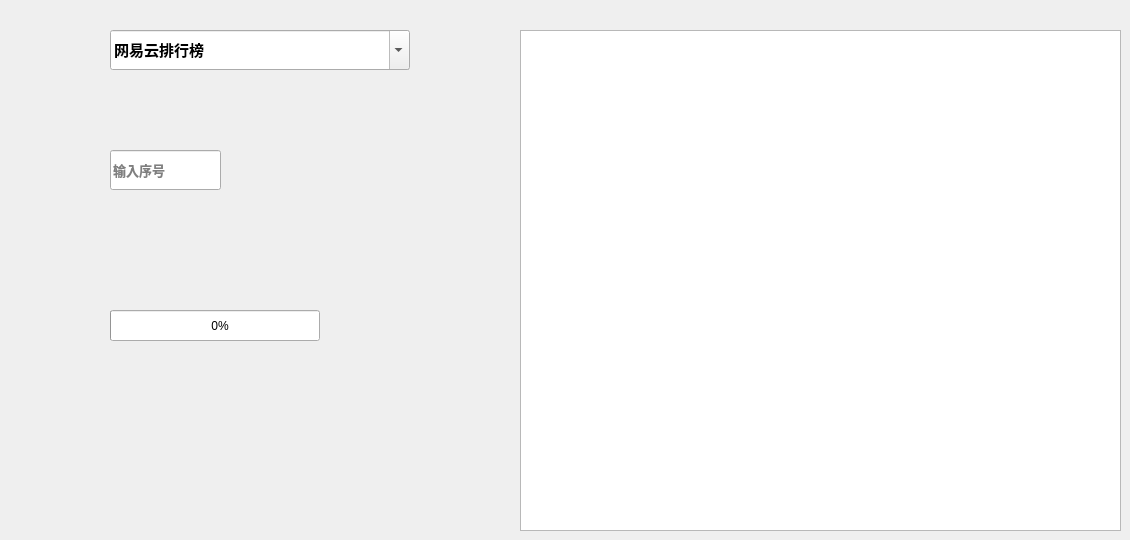
   <widget class="QWidget" name="tab_2">
    <attribute name="title">
     <string>排行榜</string>
    </attribute>
    <widget class="QComboBox" name="comboBox">
     <property name="geometry">
      <rect>
       <x>110</x>
       <y>30</y>
       <width>300</width>
       <height>40</height>
      </rect>
     </property>
     <property name="font">
      <font>
       <family>思源黑体 CN Bold</family>
       <pointsize>11</pointsize>
       <weight>75</weight>
       <italic>false</italic>
       <bold>true</bold>
       <underline>false</underline>
       <strikeout>false</strikeout>
      </font>
     </property>
     <property name="editable">
      <bool>true</bool>
     </property>
     <property name="duplicatesEnabled">
      <bool>false</bool>
     </property>
     <property name="frame">
      <bool>true</bool>
     </property>
     <item>
      <property name="text">
       <string>网易云排行榜</string>
      </property>
     </item>
     <item>
      <property name="text">
       <string>云音乐飙升榜</string>
      </property>
     </item>
     <item>
      <property name="text">
       <string>云音乐新歌榜</string>
      </property>
     </item>
     <item>
      <property name="text">
       <string>网易原创歌曲榜</string>
      </property>
     </item>
     <item>
      <property name="text">
       <string>云音乐热歌榜</string>
      </property>
     </item>
     <item>
      <property name="text">
       <string>云音乐说唱榜</string>
      </property>
     </item>
     <item>
      <property name="text">
       <string>云音乐古典音乐榜</string>
      </property>
     </item>
     <item>
      <property name="text">
       <string>云音乐电音榜</string>
      </property>
     </item>
     <item>
      <property name="text">
       <string>抖音排行榜</string>
      </property>
     </item>
     <item>
      <property name="text">
       <string>新声榜</string>
      </property>
     </item>
     <item>
      <property name="text">
       <string>云音乐ACG音乐榜</string>
      </property>
     </item>
     <item>
      <property name="text">
       <string>云音乐韩语榜</string>
      </property>
     </item>
     <item>
      <property name="text">
       <string>云音乐国电榜</string>
      </property>
     </item>
     <item>
      <property name="text">
       <string>英国Q杂志中文版周榜</string>
      </property>
     </item>
     <item>
      <property name="text">
       <string>电竞音乐榜</string>
      </property>
     </item>
     <item>
      <property name="text">
       <string>UK排行榜周榜</string>
      </property>
     </item>
     <item>
      <property name="text">
       <string>美国Billboard周榜</string>
      </property>
     </item>
     <item>
      <property name="text">
       <string>Beatport全球电子舞曲榜</string>
      </property>
     </item>
     <item>
      <property name="text">
       <string>KTV唛榜</string>
      </property>
     </item>
     <item>
      <property name="text">
       <string>iTunes榜</string>
      </property>
     </item>
     <item>
      <property name="text">
       <string>日本Oricon周榜</string>
      </property>
     </item>
     <item>
      <property name="text">
       <string>Hit FM Top榜</string>
      </property>
     </item>
     <item>
      <property name="text">
       <string>台湾Hito排行榜</string>
      </property>
     </item>
     <item>
      <property name="text">
       <string>云音乐欧美热歌榜</string>
      </property>
     </item>
     <item>
      <property name="text">
       <string>云音乐欧美新歌榜</string>
      </property>
     </item>
     <item>
      <property name="text">
       <string>法国 NRJ Vos Hits 周榜</string>
      </property>
     </item>
     <item>
      <property name="text">
       <string>中国新乡村音乐排行榜</string>
      </property>
     </item>
    </widget>
    <widget class="QTextEdit" name="top_textEdit">
     <property name="geometry">
      <rect>
       <x>520</x>
       <y>30</y>
       <width>601</width>
       <height>501</height>
      </rect>
     </property>
    </widget>
    <widget class="QLineEdit" name="top_lineEdit">
     <property name="geometry">
      <rect>
       <x>110</x>
       <y>150</y>
       <width>111</width>
       <height>40</height>
      </rect>
     </property>
     <property name="font">
      <font>
       <family>思源黑体 CN Bold</family>
       <pointsize>10</pointsize>
       <weight>75</weight>
       <italic>false</italic>
       <bold>true</bold>
       <underline>false</underline>
       <strikeout>false</strikeout>
      </font>
     </property>
     <property name="frame">
      <bool>true</bool>
     </property>
     <property name="placeholderText">
      <string>输入序号</string>
     </property>
    </widget>
    <widget class="QPushButton" name="top_pushButton">
     <property name="geometry">
      <rect>
       <x>270</x>
       <y>145</y>
       <width>50</width>
       <height>50</height>
      </rect>
     </property>
     <property name="font">
      <font>
       <family>思源黑体 CN Bold</family>
       <pointsize>10</pointsize>
       <weight>75</weight>
       <italic>false</italic>
       <bold>true</bold>
       <underline>false</underline>
       <strikeout>false</strikeout>
      </font>
     </property>
     <property name="toolTip">
      <string>下载音乐</string>
     </property>
     <property name="text">
      <string/>
     </property>
     <property name="icon">
      <iconset>
       <normaloff>Image/dowload.png</normaloff>Image/dowload.png</iconset>
     </property>
     <property name="iconSize">
      <size>
       <width>50</width>
       <height>50</height>
      </size>
     </property>
     <property name="flat">
      <bool>true</bool>
     </property>
    </widget>
    <widget class="QLabel" name="top_show_label">
     <property name="geometry">
      <rect>
       <x>110</x>
       <y>220</y>
       <width>301</width>
       <height>40</height>
      </rect>
     </property>
     <property name="font">
      <font>
       <family>微软雅黑</family>
       <pointsize>12</pointsize>
       <weight>75</weight>
       <italic>false</italic>
       <bold>true</bold>
       <underline>false</underline>
       <strikeout>false</strikeout>
       <kerning>true</kerning>
      </font>
     </property>
     <property name="text">
      <string/>
     </property>
    </widget>
    <widget class="QTextEdit" name="top_id_Edit">
     <property name="geometry">
      <rect>
       <x>990</x>
       <y>430</y>
       <width>104</width>
       <height>78</height>
      </rect>
     </property>
     <property name="html">
      <string>&lt;!DOCTYPE HTML PUBLIC &quot;-//W3C//DTD HTML 4.0//EN&quot; &quot;http://www.w3.org/TR/REC-html40/strict.dtd&quot;&gt;
&lt;html&gt;&lt;head&gt;&lt;meta name=&quot;qrichtext&quot; content=&quot;1&quot; /&gt;&lt;style type=&quot;text/css&quot;&gt;
p, li { white-space: pre-wrap; }
&lt;/style&gt;&lt;/head&gt;&lt;body style=&quot; font-family:'思源黑体 CN Bold'; font-size:12pt; font-weight:600; font-style:normal;&quot;&gt;
&lt;p style=&quot;-qt-paragraph-type:empty; margin-top:0px; margin-bottom:0px; margin-left:0px; margin-right:0px; -qt-block-indent:0; text-indent:0px; font-size:10pt;&quot;&gt;&lt;br /&gt;&lt;/p&gt;&lt;/body&gt;&lt;/html&gt;</string>
     </property>
    </widget>
    <widget class="QPushButton" name="open_Button_2">
     <property name="geometry">
      <rect>
       <x>360</x>
       <y>145</y>
       <width>50</width>
       <height>50</height>
      </rect>
     </property>
     <property name="font">
      <font>
       <family>微软雅黑</family>
       <pointsize>10</pointsize>
       <weight>75</weight>
       <italic>false</italic>
       <bold>true</bold>
       <underline>false</underline>
       <strikeout>false</strikeout>
       <kerning>true</kerning>
      </font>
     </property>
     <property name="toolTip">
      <string>打开文件夹</string>
     </property>
     <property name="text">
      <string/>
     </property>
     <property name="icon">
      <iconset>
       <normaloff>Image/file.png</normaloff>Image/file.png</iconset>
     </property>
     <property name="iconSize">
      <size>
       <width>50</width>
       <height>50</height>
      </size>
     </property>
     <property name="flat">
      <bool>true</bool>
     </property>
    </widget>
    <widget class="QProgressBar" name="top_d_Bar">
     <property name="geometry">
      <rect>
       <x>110</x>
       <y>310</y>
       <width>210</width>
       <height>31</height>
      </rect>
     </property>
     <property name="minimum">
      <number>0</number>
     </property>
     <property name="maximum">
      <number>100</number>
     </property>
     <property name="value">
      <number>0</number>
     </property>
     <property name="textVisible">
      <bool>true</bool>
     </property>
     <property name="orientation">
      <enum>Qt::Horizontal</enum>
     </property>
     <property name="invertedAppearance">
      <bool>false</bool>
     </property>
     <property name="textDirection">
      <enum>QProgressBar::TopToBottom</enum>
     </property>
     <property name="format">
      <string notr="true">    %p% </string>
     </property>
    </widget>
    <widget class="QPushButton" name="top_download_Button">
     <property name="geometry">
      <rect>
       <x>363</x>
       <y>300</y>
       <width>50</width>
       <height>50</height>
      </rect>
     </property>
     <property name="font">
      <font>
       <family>微软雅黑</family>
       <pointsize>10</pointsize>
       <weight>75</weight>
       <italic>false</italic>
       <bold>true</bold>
       <underline>false</underline>
       <strikeout>false</strikeout>
       <kerning>true</kerning>
      </font>
     </property>
     <property name="toolTip">
      <string>下载全部音乐</string>
     </property>
     <property name="text">
      <string/>
     </property>
     <property name="icon">
      <iconset>
       <normaloff>Image/alldownload.png</normaloff>Image/alldownload.png</iconset>
     </property>
     <property name="iconSize">
      <size>
       <width>50</width>
       <height>50</height>
      </size>
     </property>
     <property name="flat">
      <bool>true</bool>
     </property>
    </widget>
    <zorder>top_id_Edit</zorder>
    <zorder>comboBox</zorder>
    <zorder>top_textEdit</zorder>
    <zorder>top_lineEdit</zorder>
    <zorder>top_pushButton</zorder>
    <zorder>top_show_label</zorder>
    <zorder>open_Button_2</zorder>
    <zorder>top_d_Bar</zorder>
    <zorder>top_download_Button</zorder>
   </widget>
